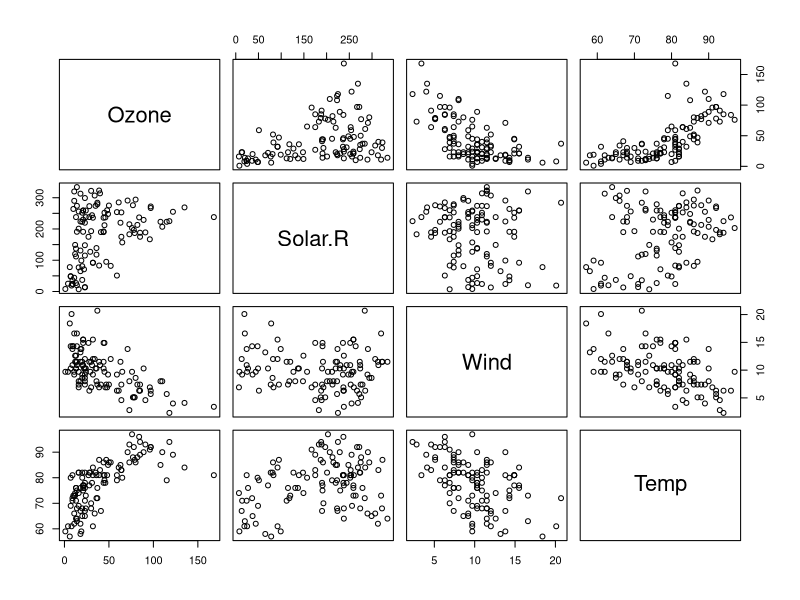
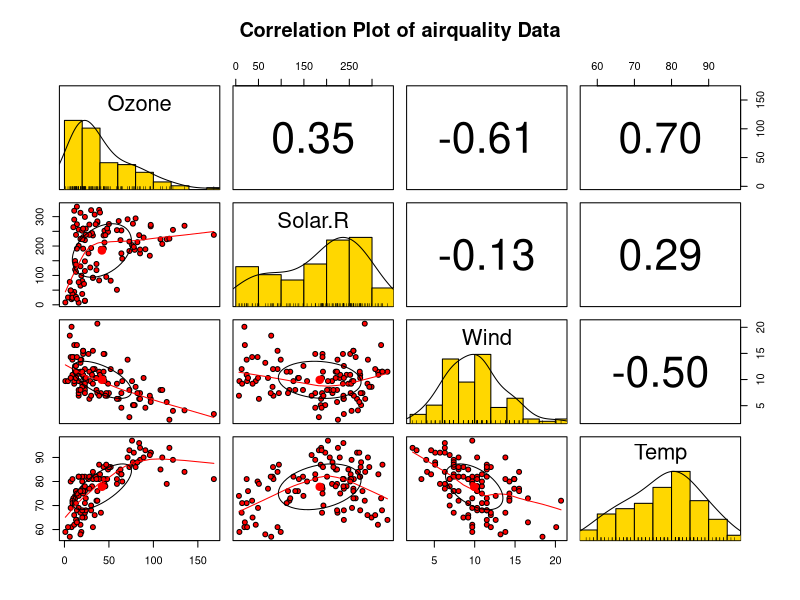
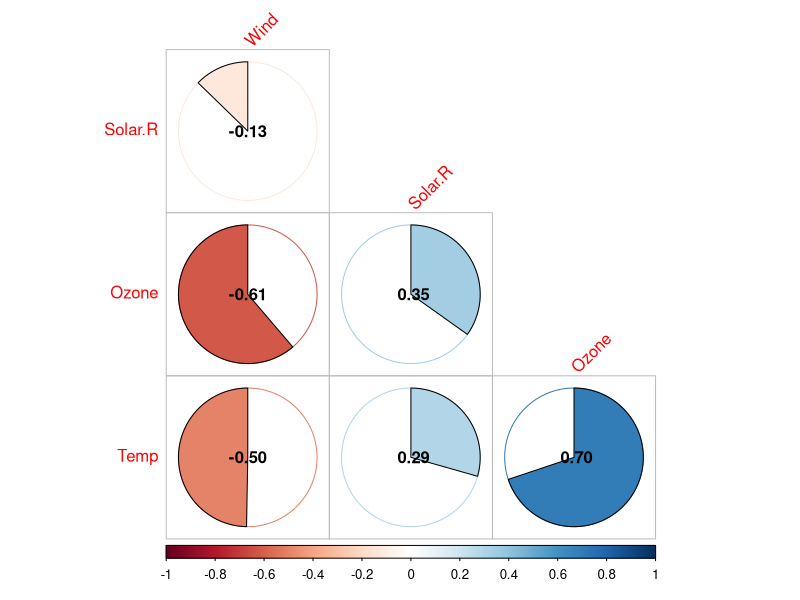

R code for these plots, in order:
data(airquality)
str(airquality)
# 결측치 확인
airquality[!complete.cases(airquality),]

# 제거
aq <- airquality[complete.cases(airquality),]
summary(aq)

#상관행렬
cor(aq[1:4])

library(psych)
corr.test(aq[1:4])
# Solar.R 변수와 Wind 변수는 서로 상관관계가 없음 확인

# 그래프1
plot(aq[1:4])
dev.copy(png, "output/lab20_1.png")
dev.off()

# 그래프2
library(psych)
pairs.panels(aq[1:4], bg="red", pch=21, hist.col="gold", 
             main="Correlation Plot of airquality Data")
dev.copy(png, "output/lab20_2.png")
dev.off()

# 그래프3
library(corrplot)
aq_cor <- cor(aq[1:4])
corrplot(aq_cor, method="pie", addCoef.col="black", type="lower", order="hclust", tl.srt=45, diag=F) 
dev.copy(png, "output/lab20_3.png")
dev.off()